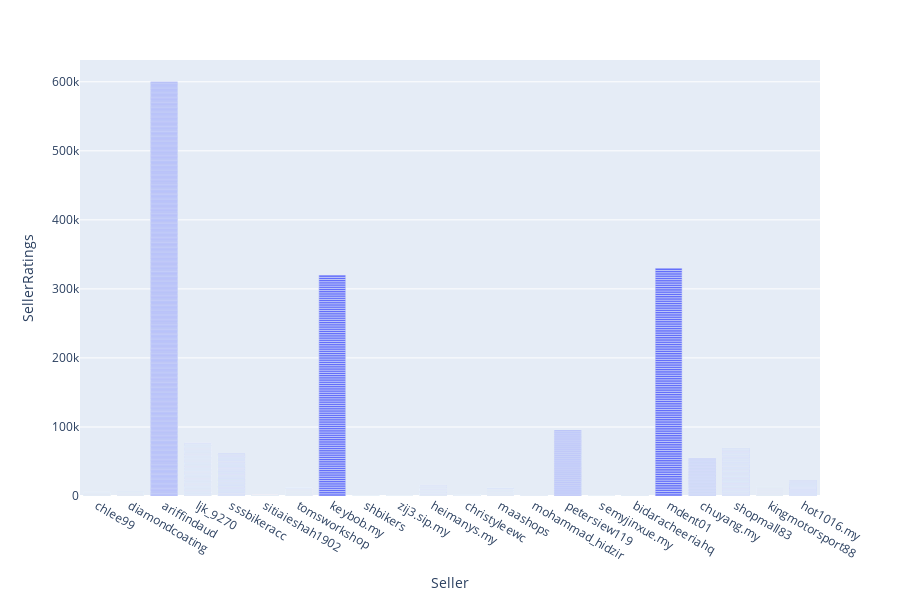

The code cell stored with this chart in its notebook:
### Code cell
fig = px.bar(df, x="Seller", y="SellerRatings")
fig.show()

### Figure 1 — Plotly figure (JSON) as saved in the notebook; plotly's stock layout.template omitted (floating-point values rounded to 4 significant figures; data arrays with more than 128 entries replaced by an {"elided": "..."} marker saying what was removed)
{"data": [{"alignmentgroup": "True", "hoverlabel": {"namelength": 0}, "hovertemplate": "Seller=%{x}<br>SellerRatings=%{y}", "legendgroup": "", "marker": {"color": "#636efa"}, "name": "", "offsetgroup": "", "orientation": "v", "showlegend": false, "textposition": "auto", "type": "bar", "x": {"elided": "4785 str values"}, "xaxis": "x", "y": {"elided": "4785 int values"}, "yaxis": "y"}], "layout": {"barmode": "relative", "height": 600, "legend": {"tracegroupgap": 0}, "margin": {"t": 60}, "xaxis": {"anchor": "y", "domain": [0, 1], "title": {"text": "Seller"}}, "yaxis": {"anchor": "x", "domain": [0, 1], "title": {"text": "SellerRatings"}}}}
